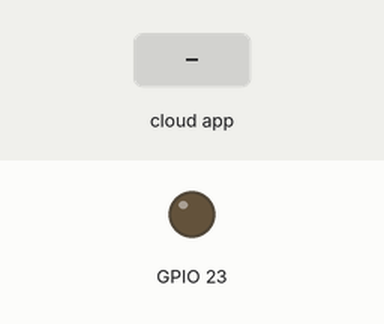
This program was run on a simulated ESP32. Parts: output pins drawn as LEDs (lit = HIGH). The inputs (shaded band) are chosen by the test bench. WiFi joins after 1.5 s; servers stay silent unless stated; the local clock reads 2024-03-15 10:24:30 at power-on unless the program sets it; the Firebase database answers and starts empty; what the program prints to the serial monitor is not drawn.

Above: at 2.7 s.
2.8 s: the phone or cloud app sets Led to 1
At 5.0 s:
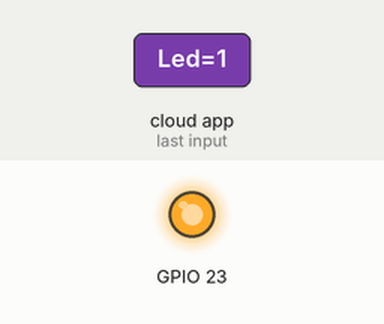
5.8 s: the phone or cloud app sets Led to 0
At 6.6 s:
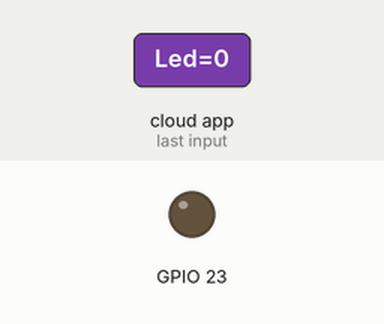
7.8 s: the phone or cloud app sets alarmLed to 1
At 10.5 s:
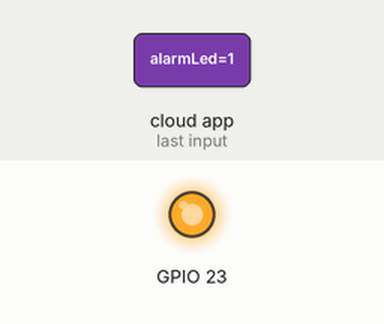
Timing chart, 0 to 12.0 s (numbered marks = the images above; inputs shaded):
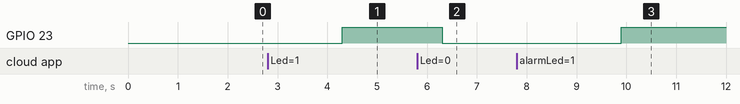

The program:

main.cpp
```cpp
#include <Arduino.h>
#include <WiFi.h>
#include <FirebaseESP32.h>
#include <ESP32Time.h>


/////////////////////////////////////////////////////////////////
#if 1/* Setup wifi,GPIO and firebase */

#define WIFI_SSID "fill out here"
#define WIFI_PASSWORD "fill out here"

#define OnLed HIGH
#define OffLed LOW

#define FIREBASE_HOST "fill out here"
#define FIREBASE_AUTH "fill out here"


#endif
/////////////////////////////////////////////////////////////////
#if 1/* Global variable */
	  FirebaseData database;
	  FirebaseData toggleWifi;

  // Real time clock
	  ESP32Time rtc;

	// Data recieve from firebase
	  unsigned char dataSend[6];

	/* Data firebase */
	// Data download
	  unsigned char Led = 0;
	  unsigned char alarmLed = 0;
	  unsigned char startHour = 0;
	  unsigned char startMinute = 0;
	  unsigned char endHour = 0;
	  unsigned char endMinute = 0;
	  unsigned char wifi = 0;


	/* Limited Time */
	  unsigned char sHour = 0 ;
	  unsigned char sMinute = 0;
	  unsigned char eHour = 0;
	  unsigned char eMinute = 0;

  /* Time for alarm */
	  struct timeAlarm {
		  unsigned char Hours;
		  unsigned char Minutes;
	  };
	  struct timeAlarm timeNow;


	// Data upload
	  unsigned char statusLed = 0;
	  unsigned char statusAlarm = 0;
	  unsigned char statusWifi = 0;

	/* Var global flag */
	  unsigned char glReadFireBaseFlag = 0;
	  unsigned char glUpLoadDataBase = 0;
	  unsigned char glResetTimerFlag = 0;
	  unsigned char glDisconnectWifiFlag = 0;
	  unsigned char glLimitedTimeFlag = 0;


	/* Variable for millis */
	  unsigned long previousMillis = 0;
	  unsigned long currentMillis  = 0;
	  const long interval = 2000;  //2 second


	/* Time Interval for wait reconnecting wifi */
	  unsigned long currentConnectWifi = 0;
	  unsigned long previousConnectWifi = 0;
	  const long connectWifiInterval = 5000; // 5 second


	/* Limit Time Pump */
	  unsigned char timePlay = 1;


#endif
/////////////////////////////////////////////////////////////////
#if 1/* Implement function */
		//void IRAM_ATTR onTimer();   // interupt timer for loop 10ms
		void setup();

	/* Task connecting wifi core 0*/
		void connectWifi(void *pvParameters);

		void loop();
		void operate();


	/* write and read Data firebase */
		unsigned char readDataFireBase();
		void writeDataFirebase();

	/* Set power Pump */
		void setPowerLed(unsigned char mode);

	/* Check data */
		void queryData();

	/* Alarm Pump */
	  	void setTime(unsigned char hour, unsigned char minute);
		void getTime();
		unsigned char alarm(unsigned char hour, unsigned char minute);

	/* Limited time for Pumping */
		void setLimitedTime();

	/* Clear database */
	  	void clearData();

	/* check connect esp32 to wifi */
		unsigned char Wifi();
		unsigned char toggle(unsigned char a);


#endif
/////////////////////////////////////////////////////////////////


/////////////////////////////////////////////////////////////////
void setup()
{
	  // put your setup code here, to run once:
	  // set up baurate UART
	  Serial.begin(9600);


/* Config Wifi */
#if 1
	  /* connecting wifi */
	  WiFi.begin(WIFI_SSID, WIFI_PASSWORD);
	  Serial.print("Connecting to Wifi");
	  while(WiFi.status() != WL_CONNECTED){
		  Serial.print(".");
		  delay(300);
	  }
	  Serial.println();
	  Serial.print("Connected with IP: ");
	  Serial.println(WiFi.localIP());
	  Serial.println();

#endif


#if 0 /* Smart Config Wifi */
	  WiFi.mode(WIFI_AP_STA);
	  /* start SmartConfig */
	  WiFi.beginSmartConfig();
	  /* Wait for SmartConfig packet from mobile */
	  Serial.println("Waiting for SmartConfig.");
      while (!WiFi.smartConfigDone()) {
         delay(500);
         Serial.print(".");
      }
      Serial.println("");
      Serial.println("SmartConfig done.");

      /* Wait for WiFi to connect to AP */
      Serial.println("Waiting for WiFi");
      while (WiFi.status() != WL_CONNECTED) {
         delay(500);
         Serial.print(".");
      }
      Serial.println("WiFi Connected.");
      Serial.print("IP Address: ");
      Serial.println(WiFi.localIP());
#endif


  /* connecting Firebase */
	Firebase.begin(FIREBASE_HOST,FIREBASE_AUTH);

	Firebase.setReadTimeout(database,1000*60);
	Firebase.setwriteSizeLimit(database,"tiny");

	Firebase.setReadTimeout(toggleWifi,1000*60);
	Firebase.setwriteSizeLimit(toggleWifi,"tiny");

	//disableCore0WDT();

	  /* Config GPIO */
	  // define Pump  = GPIO_NUM_23  control Relay
	  pinMode(GPIO_NUM_23, OUTPUT);

}
/////////////////////////////////////////////////////////////////


////////////////////////////////////////////////////////////////


 /* Loop main */
void loop()
{

  	operate();

	/* Reconnecting Wifi */
	if(WiFi.status() != WL_CONNECTED){
		WiFi.begin(WIFI_SSID, WIFI_PASSWORD);

		/* Loop 5s wait reconnecting Wifi */
		currentConnectWifi = millis();
		previousConnectWifi = currentConnectWifi;
		while((currentConnectWifi - previousConnectWifi < connectWifiInterval)&&(WiFi.status() != WL_CONNECTED)){
			currentConnectWifi = millis();
		}
	}


	/* Loop 2s */
	currentMillis  = millis();
	if(currentMillis - previousMillis >= interval && Wifi() == 1 ){
		previousMillis = currentMillis;

		// read data from Firebase
		readDataFireBase();
		glReadFireBaseFlag = 1;        //glReadFireBaseFlag = 1 just here

		/* query Database */
		if(glReadFireBaseFlag == 1){
			/* query Data */
			queryData();

			glUpLoadDataBase = 1;        //glUpLoadDataBase = 1 just here

			// Delete ReadFirebase Flag
			glReadFireBaseFlag = 0;
		}
	}

}


void operate()
{
	/* Alarm Pump */
    if(statusAlarm){

		if(glLimitedTimeFlag == 1){
			statusAlarm = alarm(eHour,eMinute);
		}
		else{
			statusAlarm = alarm(endHour,endMinute);
		}

		if(statusAlarm == 0){
			// turn Off Led
			setPowerLed(OffLed);
			statusLed = 0;
			glLimitedTimeFlag = 0;

			//Serial.println("finnish alarm");

			// Second Update
			glResetTimerFlag = 1;
			glUpLoadDataBase = 1;
		}

		// continute alarm-------->
    }

	// Update data Firebase
	if(glUpLoadDataBase == 1){

		/* Toggle logic wifi */
		statusWifi = toggle(statusWifi);

		/* Update data -> Firebase */
		writeDataFirebase();

		// clear flag
		glUpLoadDataBase = 0;
	}


}
////////////////////////////////////////////////////////////////


////////////////////////////////////////////////////////////////
/* write and read Data firebase */
unsigned char readDataFireBase()
{
	  //unsigned char flag;


	  /* Download database */

	  if(Firebase.getInt(database,"/dataApptoMCU/Led") != true){
		  goto END;
	  }
	  Led = database.to<int>();

	  if(Firebase.getInt(database,"/dataApptoMCU/alarmLed") != true){
		  goto END;
	  }
	  alarmLed = database.to<int>();


	  if(alarmLed == 1 && statusAlarm == 0){
		//Serial.print("read alarm");
		delay(1000);
		if(Firebase.getInt(database,"/dataApptoMCU/startHour") != true){
		  goto END;
		}
		startHour = database.to<int>();

		if(Firebase.getInt(database,"/dataApptoMCU/startMinute") != true){
			goto END;
		}
		startMinute = database.to<int>();

		if(Firebase.getInt(database,"/dataApptoMCU/endHour") != true){
			goto END;
		}
		endHour = database.to<int>();

		if(Firebase.getInt(database,"/dataApptoMCU/endMinute") != true){
			goto END;
		}
		endMinute = database.to<int>();
	  }

	  return 1;

END: return 0;
}

void writeDataFirebase()
{

	/* Upload data firebase */
	Firebase.setInt(database, "/dataMCUtoApp/statusLed",statusLed);

  /* Update Status Wifi */
	Firebase.setInt(database, "dataMCUtoApp/statusWifi",statusWifi);


	/* Reset Timer ALarm Pump*/
	if(glResetTimerFlag == 1 ){
	  	Firebase.setInt(database, "/dataApptoMCU/Led",0);
		Firebase.setInt(database, "/dataApptoMCU/alarmLed",0);
		Firebase.setInt(database, "/dataApptoMCU/startHour",0);
		Firebase.setInt(database, "/dataApptoMCU/startMinute",0);
		Firebase.setInt(database, "/dataApptoMCU/endHour",0);
		Firebase.setInt(database, "/dataApptoMCU/endMinute",0);

		glResetTimerFlag = 0;
	}


}
////////////////////////////////////////////////////////////////


////////////////////////////////////////////////////////////////
/* set Power Pump */
void setPowerLed(unsigned char mode)
{
	digitalWrite(GPIO_NUM_23,mode);
}
////////////////////////////////////////////////////////////////


///////////////////////////////////////////////////////////////
/* Check Data */
void queryData()
{
	/* off Pump */
	if(Led == 0 && alarmLed == 0){
		setPowerLed(OffLed);
		statusLed = 0;
		statusAlarm = 0;
		glResetTimerFlag = 0;
		clearData();
  	}
	else if(Led == 0 && alarmLed == 1 && statusAlarm == 0){

		//Serial.print(startMinute);
		//Serial.print(currentTime.Minutes);
    	setPowerLed(OnLed);
		statusLed = 1;
		glResetTimerFlag = 0;

		// Start alarm
		setTime(startHour,startMinute);
	  	statusAlarm = 1;
	}
	else if(Led == 1 && alarmLed == 0 && statusAlarm == 0){
		setPowerLed(OnLed);
		statusLed = 1;
		glResetTimerFlag = 0;

		// Limit time Led = 20 minute
		setLimitedTime();
		setTime(sHour,sMinute);
		statusAlarm = 1;
		glLimitedTimeFlag = 1;
	}
	else if(Led == 1 && alarmLed == 1 && statusAlarm == 0){
		setPowerLed(OnLed);
		statusLed = 1;
		glResetTimerFlag = 0;

		// Start alarm
		setTime(startHour,startMinute);
		statusAlarm = 1;
	}

}
////////////////////////////////////////////////////////////


////////////////////////////////////////////////////////////
/* Alarm Pump */
void setTime(unsigned char hour, unsigned char minute)
{
	rtc.setTime(0, minute, hour, 8, 11, 2001);
}


void getTime()
{
	// get time now
	timeNow.Hours = rtc.getHour((true));
	timeNow.Minutes = rtc.getMinute();

}


unsigned char alarm(unsigned char hour, unsigned char minute)
{
	unsigned char flag;

	//Read Time from RTC
	getTime();

	if(timeNow.Hours == hour){
		if(timeNow.Minutes < minute){
			flag = 1;     // continnue alarm
		}
		else{
			flag = 0;     // stop alarm
		}
	}
	else{
		flag = 1;         // continnue alarm
	}
	return flag;
}
////////////////////////////////////////////////////////////


////////////////////////////////////////////////////////////
/* Limited time for Pumping */
void setLimitedTime()
{
	sHour = 7;
	sMinute = 0;

	if((sMinute + timePlay) < 60){
		eMinute = sMinute + timePlay;
        eHour = sHour;
    }
	else{
        eMinute = (sMinute + timePlay) - 60;
        eHour = sHour + 1;
    }

}

////////////////////////////////////////////////////////////


/* clear buffer database */
void clearData()
{
	Led = 0;
	alarmLed = 0;
	startHour = 0;
	startMinute = 0;
	endHour = 0;
	endMinute = 0;

}


/* check connect wifi */
unsigned char Wifi()
{
	unsigned char flag;

	if(WiFi.status() != WL_CONNECTED){
		flag = 0;
	}
	else{
		flag = 1;
	}

	return flag;
}

unsigned char toggle(unsigned char a)
{
	if(a == 0){
		a = 1;
	}
	else{
		a = 0;
	}
	return a;
}
```

Measured:
- after the input at 2.8 s, GPIO 23: LOW → HIGH after 1.5 s
- after the input at 5.8 s, GPIO 23: HIGH → LOW after 0.50 s
- after the input at 7.8 s, GPIO 23: LOW → HIGH after 2.1 s
